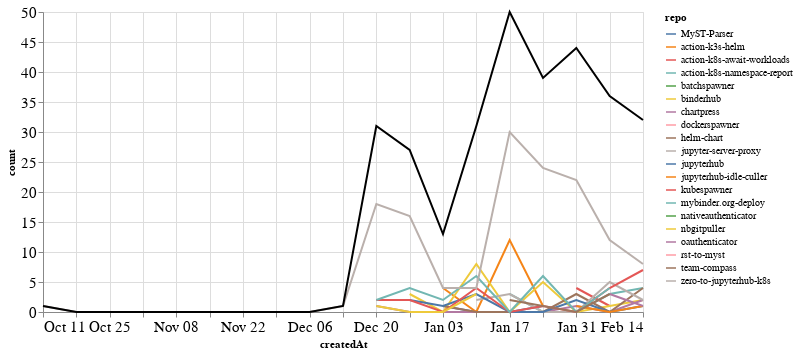

This figure's notebook cell:
### Markdown cell above
### Comments

### Code cell
comments_time = comments.groupby('repo').resample('W', on='createdAt').count()['author'].reset_index()
comments_time = comments_time.rename(columns={'author': 'count'})
comments_time_total = comments_time.groupby('createdAt').agg({"count": "sum"}).reset_index()
ch1 = alt.Chart(comments_time, width=600).mark_line().encode(
    x='createdAt',
    y='count',
    color='repo',
    tooltip="repo"
)

ch2 = alt.Chart(comments_time_total, width=600).mark_line(color="black").encode(
    x='createdAt',
    y='count',
)

ch1 + ch2

### Figure 1 — Vega-Lite specification as saved in the notebook (floating-point values rounded to 4 significant figures)
{"config": {"axisLeft": {"labelFontSize": 15}, "axisBottom": {"labelFontSize": 15}}, "layer": [{"data": {"name": "data-c46d2bcb92fc04eb6cc65f73f6ed99f7"}, "mark": "line", "encoding": {"color": {"type": "nominal", "field": "repo"}, "tooltip": {"type": "nominal", "field": "repo"}, "x": {"type": "temporal", "field": "createdAt"}, "y": {"type": "quantitative", "field": "count"}}, "width": 600}, {"data": {"name": "data-433162aad1ab8ab2f2c4cfc95c13b481"}, "mark": {"type": "line", "color": "black"}, "encoding": {"x": {"type": "temporal", "field": "createdAt"}, "y": {"type": "quantitative", "field": "count"}}, "width": 600}], "$schema": "https://vega.github.io/schema/vega-lite/v4.8.1.json", "datasets": {"data-c46d2bcb92fc04eb6cc65f73f6ed99f7": [{"repo": "MyST-Parser", "createdAt": "2021-01-03T00:00:00", "count": 1}, {"repo": "MyST-Parser", "createdAt": "2021-01-10T00:00:00", "count": 0}, {"repo": "MyST-Parser", "createdAt": "2021-01-17T00:00:00", "count": 0}, {"repo": "MyST-Parser", "createdAt": "2021-01-24T00:00:00", "count": 1}, {"repo": "action-k3s-helm", "createdAt": "2021-01-03T00:00:00", "count": 4}, {"repo": "action-k3s-helm", "createdAt": "2021-01-10T00:00:00", "count": 0}, {"repo": "action-k3s-helm", "createdAt": "2021-01-17T00:00:00", "count": 12}, {"repo": "action-k3s-helm", "createdAt": "2021-01-24T00:00:00", "count": 1}, {"repo": "action-k8s-await-workloads", "createdAt": "2021-01-31T00:00:00", "count": 4}, {"repo": "action-k8s-await-workloads", "createdAt": "2021-02-07T00:00:00", "count": 1}, {"repo": "action-k8s-namespace-report", "createdAt": "2021-01-17T00:00:00", "count": 3}, {"repo": "action-k8s-namespace-report", "createdAt": "2021-01-24T00:00:00", "count": 0}, {"repo": "action-k8s-namespace-report", "createdAt": "2021-01-31T00:00:00", "count": 0}, {"repo": "action-k8s-namespace-report", "createdAt": "2021-02-07T00:00:00", "count": 3}, {"repo": "action-k8s-namespace-report", "createdAt": "2021-02-14T00:00:00", "count": 4}, {"repo": "batchspawner", "createdAt": "2021-01-31T00:00:00", "count": 8}, {"repo": "binderhub", "createdAt": "2020-12-27T00:00:00", "count": 3}, {"repo": "binderhub", "createdAt": "2021-01-03T00:00:00", "count": 0}, {"repo": "binderhub", "createdAt": "2021-01-10T00:00:00", "count": 8}, {"repo": "binderhub", "createdAt": "2021-01-17T00:00:00", "count": 0}, {"repo": "binderhub", "createdAt": "2021-01-24T00:00:00", "count": 5}, {"repo": "binderhub", "createdAt": "2021-01-31T00:00:00", "count": 0}, {"repo": "binderhub", "createdAt": "2021-02-07T00:00:00", "count": 1}, {"repo": "binderhub", "createdAt": "2021-02-14T00:00:00", "count": 2}, {"repo": "chartpress", "createdAt": "2020-12-20T00:00:00", "count": 1}, {"repo": "chartpress", "createdAt": "2020-12-27T00:00:00", "count": 0}, {"repo": "chartpress", "createdAt": "2021-01-03T00:00:00", "count": 0}, {"repo": "chartpress", "createdAt": "2021-01-10T00:00:00", "count": 0}, {"repo": "chartpress", "createdAt": "2021-01-17T00:00:00", "count": 0}, {"repo": "chartpress", "createdAt": "2021-01-24T00:00:00", "count": 0}, {"repo": "chartpress", "createdAt": "2021-01-31T00:00:00", "count": 1}, {"repo": "chartpress", "createdAt": "2021-02-07T00:00:00", "count": 0}, {"repo": "chartpress", "createdAt": "2021-02-14T00:00:00", "count": 2}, {"repo": "dockerspawner", "createdAt": "2020-12-20T00:00:00", "count": 7}, {"repo": "helm-chart", "createdAt": "2021-01-03T00:00:00", "count": 1}, {"repo": "helm-chart", "createdAt": "2021-01-10T00:00:00", "count": 0}, {"repo": "helm-chart", "createdAt": "2021-01-17T00:00:00", "count": 0}, {"repo": "helm-chart", "createdAt": "2021-01-24T00:00:00", "count": 0}, {"repo": "helm-chart", "createdAt": "2021-01-31T00:00:00", "count": 3}, {"repo": "helm-chart", "createdAt": "2021-02-07T00:00:00", "count": 0}, {"repo": "helm-chart", "createdAt": "2021-02-14T00:00:00", "count": 4}, {"repo": "jupyter-server-proxy", "createdAt": "2021-01-10T00:00:00", "count": 2}, {"repo": "jupyter-server-proxy", "createdAt": "2021-01-17T00:00:00", "count": 3}, {"repo": "jupyter-server-proxy", "createdAt": "2021-01-24T00:00:00", "count": 0}, {"repo": "jupyter-server-proxy", "createdAt": "2021-01-31T00:00:00", "count": 0}, {"repo": "jupyter-server-proxy", "createdAt": "2021-02-07T00:00:00", "count": 5}, {"repo": "jupyter-server-proxy", "createdAt": "2021-02-14T00:00:00", "count": 2}, {"repo": "jupyterhub", "createdAt": "2020-12-27T00:00:00", "count": 2}, {"repo": "jupyterhub", "createdAt": "2021-01-03T00:00:00", "count": 1}, {"repo": "jupyterhub", "createdAt": "2021-01-10T00:00:00", "count": 3}, {"repo": "jupyterhub", "createdAt": "2021-01-17T00:00:00", "count": 0}, {"repo": "jupyterhub", "createdAt": "2021-01-24T00:00:00", "count": 0}, {"repo": "jupyterhub", "createdAt": "2021-01-31T00:00:00", "count": 2}, {"repo": "jupyterhub", "createdAt": "2021-02-07T00:00:00", "count": 0}, {"repo": "jupyterhub", "createdAt": "2021-02-14T00:00:00", "count": 1}, {"repo": "jupyterhub-idle-culler", "createdAt": "2021-01-31T00:00:00", "count": 1}, {"repo": "jupyterhub-idle-culler", "createdAt": "2021-02-07T00:00:00", "count": 0}, {"repo": "jupyterhub-idle-culler", "createdAt": "2021-02-14T00:00:00", "count": 1}, {"repo": "kubespawner", "createdAt": "2020-12-20T00:00:00", "count": 2}, {"repo": "kubespawner", "createdAt": "2020-12-27T00:00:00", "count": 2}, {"repo": "kubespawner", "createdAt": "2021-01-03T00:00:00", "count": 0}, {"repo": "kubespawner", "createdAt": "2021-01-10T00:00:00", "count": 4}, {"repo": "kubespawner", "createdAt": "2021-01-17T00:00:00", "count": 0}, {"repo": "kubespawner", "createdAt": "2021-01-24T00:00:00", "count": 1}, {"repo": "kubespawner", "createdAt": "2021-01-31T00:00:00", "count": 0}, {"repo": "kubespawner", "createdAt": "2021-02-07T00:00:00", "count": 4}, {"repo": "kubespawner", "createdAt": "2021-02-14T00:00:00", "count": 7}, {"repo": "mybinder.org-deploy", "createdAt": "2020-12-20T00:00:00", "count": 2}, {"repo": "mybinder.org-deploy", "createdAt": "2020-12-27T00:00:00", "count": 4}, {"repo": "mybinder.org-deploy", "createdAt": "2021-01-03T00:00:00", "count": 2}, {"repo": "mybinder.org-deploy", "createdAt": "2021-01-10T00:00:00", "count": 6}, {"repo": "mybinder.org-deploy", "createdAt": "2021-01-17T00:00:00", "count": 0}, {"repo": "mybinder.org-deploy", "createdAt": "2021-01-24T00:00:00", "count": 6}, {"repo": "mybinder.org-deploy", "createdAt": "2021-01-31T00:00:00", "count": 0}, {"repo": "mybinder.org-deploy", "createdAt": "2021-02-07T00:00:00", "count": 4}, {"repo": "nativeauthenticator", "createdAt": "2021-01-31T00:00:00", "count": 3}, {"repo": "nbgitpuller", "createdAt": "2020-12-20T00:00:00", "count": 1}, {"repo": "nbgitpuller", "createdAt": "2020-12-27T00:00:00", "count": 0}, {"repo": "nbgitpuller", "createdAt": "2021-01-03T00:00:00", "count": 0}, {"repo": "nbgitpuller", "createdAt": "2021-01-10T00:00:00", "count": 3}, {"repo": "oauthenticator", "createdAt": "2021-02-07T00:00:00", "count": 3}, {"repo": "oauthenticator", "createdAt": "2021-02-14T00:00:00", "count": 1}, {"repo": "rst-to-myst", "createdAt": "2021-01-10T00:00:00", "count": 1}, {"repo": "team-compass", "createdAt": "2021-01-17T00:00:00", "count": 2}, {"repo": "team-compass", "createdAt": "2021-01-24T00:00:00", "count": 1}, {"repo": "team-compass", "createdAt": "2021-01-31T00:00:00", "count": 0}, {"repo": "team-compass", "createdAt": "2021-02-07T00:00:00", "count": 3}, {"repo": "zero-to-jupyterhub-k8s", "createdAt": "2020-10-11T00:00:00", "count": 1}, {"repo": "zero-to-jupyterhub-k8s", "createdAt": "2020-10-18T00:00:00", "count": 0}, {"repo": "zero-to-jupyterhub-k8s", "createdAt": "2020-10-25T00:00:00", "count": 0}, {"repo": "zero-to-jupyterhub-k8s", "createdAt": "2020-11-01T00:00:00", "count": 0}, {"repo": "zero-to-jupyterhub-k8s", "createdAt": "2020-11-08T00:00:00", "count": 0}, {"repo": "zero-to-jupyterhub-k8s", "createdAt": "2020-11-15T00:00:00", "count": 0}, {"repo": "zero-to-jupyterhub-k8s", "createdAt": "2020-11-22T00:00:00", "count": 0}, {"repo": "zero-to-jupyterhub-k8s", "createdAt": "2020-11-29T00:00:00", "count": 0}, {"repo": "zero-to-jupyterhub-k8s", "createdAt": "2020-12-06T00:00:00", "count": 0}, {"repo": "zero-to-jupyterhub-k8s", "createdAt": "2020-12-13T00:00:00", "count": 1}, {"repo": "zero-to-jupyterhub-k8s", "createdAt": "2020-12-20T00:00:00", "count": 18}, {"repo": "zero-to-jupyterhub-k8s", "createdAt": "2020-12-27T00:00:00", "count": 16}, {"repo": "zero-to-jupyterhub-k8s", "createdAt": "2021-01-03T00:00:00", "count": 4}, {"repo": "zero-to-jupyterhub-k8s", "createdAt": "2021-01-10T00:00:00", "count": 4}, {"repo": "zero-to-jupyterhub-k8s", "createdAt": "2021-01-17T00:00:00", "count": 30}, {"repo": "zero-to-jupyterhub-k8s", "createdAt": "2021-01-24T00:00:00", "count": 24}, {"repo": "zero-to-jupyterhub-k8s", "createdAt": "2021-01-31T00:00:00", "count": 22}, {"repo": "zero-to-jupyterhub-k8s", "createdAt": "2021-02-07T00:00:00", "count": 12}, {"repo": "zero-to-jupyterhub-k8s", "createdAt": "2021-02-14T00:00:00", "count": 8}], "data-433162aad1ab8ab2f2c4cfc95c13b481": [{"createdAt": "2020-10-11T00:00:00", "count": 1}, {"createdAt": "2020-10-18T00:00:00", "count": 0}, {"createdAt": "2020-10-25T00:00:00", "count": 0}, {"createdAt": "2020-11-01T00:00:00", "count": 0}, {"createdAt": "2020-11-08T00:00:00", "count": 0}, {"createdAt": "2020-11-15T00:00:00", "count": 0}, {"createdAt": "2020-11-22T00:00:00", "count": 0}, {"createdAt": "2020-11-29T00:00:00", "count": 0}, {"createdAt": "2020-12-06T00:00:00", "count": 0}, {"createdAt": "2020-12-13T00:00:00", "count": 1}, {"createdAt": "2020-12-20T00:00:00", "count": 31}, {"createdAt": "2020-12-27T00:00:00", "count": 27}, {"createdAt": "2021-01-03T00:00:00", "count": 13}, {"createdAt": "2021-01-10T00:00:00", "count": 31}, {"createdAt": "2021-01-17T00:00:00", "count": 50}, {"createdAt": "2021-01-24T00:00:00", "count": 39}, {"createdAt": "2021-01-31T00:00:00", "count": 44}, {"createdAt": "2021-02-07T00:00:00", "count": 36}, {"createdAt": "2021-02-14T00:00:00", "count": 32}]}}
